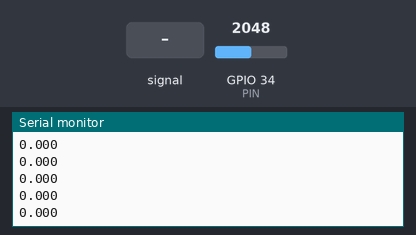
This sketch was run on a simulated ESP32. Parts: the last lines printed to the serial monitor. Inputs (shaded band) come from the test bench; at power-on: GPIO 34 (PIN) = 2048.

Above: at 1.4 s.
1.5 s: GPIO 34 (PIN) fed a 200 Hz sine of ±327 counts around its level
At 2.2 s:
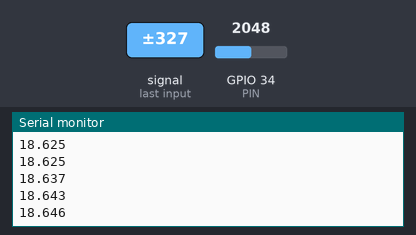
3.0 s: GPIO 34 (PIN) set to 1960
At 3.6 s:
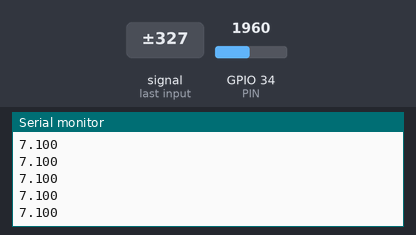
4.5 s: GPIO 34 (PIN) fed a 1000 Hz sine of ±1023 counts around its level
At 5.1 s:
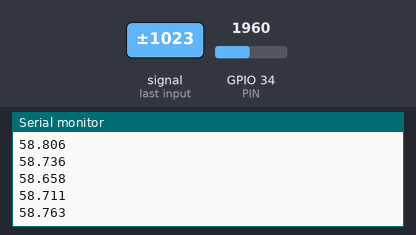
6.0 s: GPIO 34 (PIN) set to 2040
At 6.6 s:
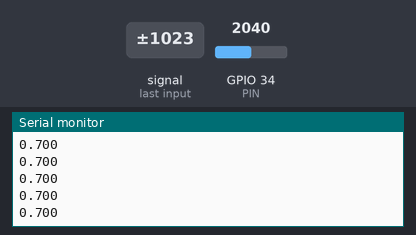
Timing chart, 0 to 8.5 s (numbered marks = the images above; inputs shaded):
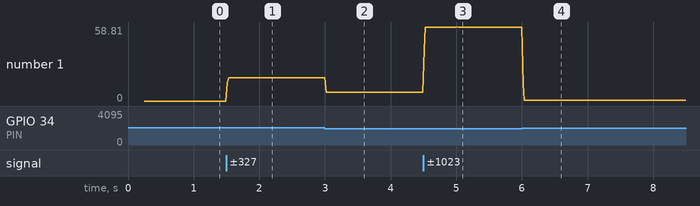

The sketch:

current_reader.ino
```cpp
// Read an SCT-013 100A/1V clamp on an ESP32 and print the current in amps.
// Clamp -> bias circuit (centre about 1.65 V) -> GPIO34.
// Prints one amps value per line, about 50 a second, for the Pack Grader server.

const int   PIN         = 34;     // ADC1 pin, input only
const int   LOOPS       = 1;      // times the live wire passes through the clamp
const float AMPS_PER_MV = 0.1;    // clamp: 1 V = 100 A, so 1 mV = 0.1 A
const unsigned long CYCLE_US = 20000;  // one 50 Hz cycle = 20 ms

float mid = 0;  // pin voltage at zero current, in mV

void setup() {
  Serial.begin(115200);
  analogSetAttenuation(ADC_11db);  // lets the pin read up to about 3.1 V

  // Step 1: find the zero. Nothing may run through the clamp now.
  long sum = 0;
  for (int i = 0; i < 2000; i++) {
    sum += analogReadMilliVolts(PIN);
  }
  mid = sum / 2000.0;
  Serial.printf("mid = %.1f mV\n", mid);
}

void loop() {
  // Step 2: size of one wave (RMS) over one 20 ms cycle.
  double sumSq = 0;
  int n = 0;
  unsigned long start = micros();
  while (micros() - start < CYCLE_US) {
    float mv = analogReadMilliVolts(PIN) - mid;
    sumSq += mv * mv;
    n++;
  }
  float rmsMv = sqrt(sumSq / n);

  // Step 3: millivolts to amps.
  float amps = rmsMv * AMPS_PER_MV / LOOPS;

  Serial.println(amps, 3);
}
```

Measured:
- after the input at 1.5 s, the serial monitor: prints a new line at once (image 1)
- after the input at 3.0 s, the serial monitor: prints a new line at once (image 2)
- after the input at 4.5 s, the serial monitor: prints a new line at once (image 3)
- plotted number 1: 0 → 18.64 after the input at 1.5 s, 18.64 → 7.1 after the input at 3.0 s, 7.1 → 58.78 after the input at 4.5 s
